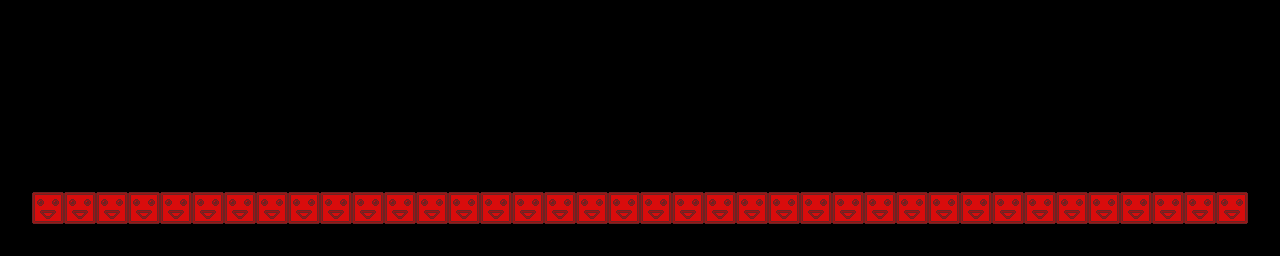

A 2D game scene composited from a Tiled map and its tileset images. What follows is a short description and the map's XML, with each tile layer's data collapsed to a summary:
An orthogonal 40x8 tile map with 32x32 px tiles, 3 tile layers (red, green, blue) and 7 objects.

<map version="1.0" orientation="orthogonal" renderorder="right-down" width="40" height="8" tilewidth="32" tileheight="32" nextobjectid="47">
 <tileset firstgid="1" name="blocks" tilewidth="32" tileheight="32" tilecount="3" columns="3">
  <image source="blocks.png" width="96" height="32" />
 </tileset>
 <layer name="red" width="40" height="8">
  <data>[320 cells, 38 non-empty, 1 distinct tile ids]</data>
 </layer>
 <layer name="green" width="40" height="8">
  <data>[320 cells, 0 non-empty, 0 distinct tile ids]</data>
 </layer>
 <layer name="blue" width="40" height="8">
  <data>[320 cells, 0 non-empty, 0 distinct tile ids]</data>
 </layer>
 <objectgroup name="crystals" offsetx="14" offsety="12">
  <object id="37" x="464" y="90" />
  <object id="39" x="653" y="142" />
  <object id="40" x="714" y="80" />
  <object id="41" x="742" y="112" height="1" />
  <object id="42" x="735" y="151" />
 </objectgroup>
 <objectgroup name="walls">
  <object id="44" x="1248" y="3" width="30" height="253" />
  <object id="45" x="860" y="0" width="26" height="254" />
 </objectgroup>
</map>
